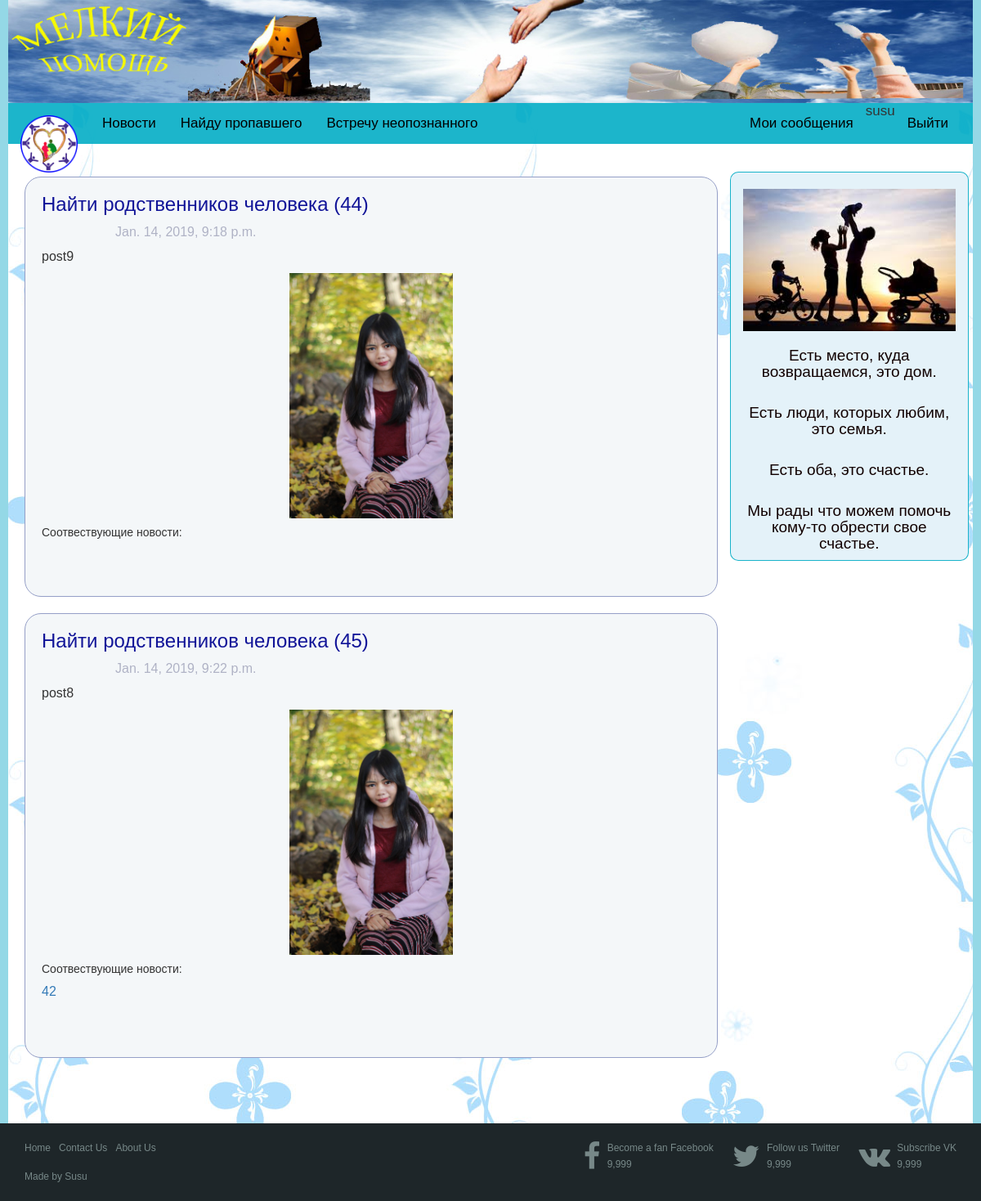
The page /mypost/ (signed in) on the database its author committed.
### find/models.py (models this page shows, shortened)
class Post(models.Model):
    text = models.TextField()
    time = models.DateTimeField(default = datetime.datetime.now())
    found = models.BooleanField(default=False)
    user = models.ForeignKey(settings.AUTH_USER_MODEL, on_delete=models.CASCADE, default=None)
    post_type = models.ForeignKey(Post_type, on_delete=models.CASCADE, default=None)
    relative = models.ForeignKey(Relative, on_delete=models.CASCADE, default=None)
    class Admin: pass

class Post_type(models.Model):
    type_name = models.CharField(max_length=50)
    def __str__(self):
        return self.type_name
    class Admin: pass

class Victim(models.Model):
    date = models.DateField()
    place = models.CharField(max_length=100)
    image = models.ImageField(upload_to=path_and_rename_victim, default = 'images/non.png')
    additional_information = models.CharField(max_length=50, null=True)
    post = models.ForeignKey(Post, on_delete=models.CASCADE, default=None, related_name='victim')
    class Admin: pass

class Match(models.Model):
   missing_person = models.ForeignKey(Missing_person, on_delete=models.CASCADE, related_name="missing_person")
   victim = models.ForeignKey(Victim, on_delete=models.CASCADE, related_name="victim_person")
   exactly = models.BooleanField(default=False)
   class Admin: pass

class Missing_person(models.Model):
    name = models.CharField(max_length=50)
    nickname = models.CharField(max_length=20, null=True)
    birthday = models.DateField()
    missing_place = models.CharField(max_length=100)
    missing_time = models.DateField()
    status = models.CharField(max_length=20)
    image = models.ImageField(upload_to=path_and_rename_missing, default = 'images/non.png')
    post = models.ForeignKey(Post, on_delete=models.CASCADE, default=None, related_name='missing')
    class Admin: pass

### find/views.py (the view)
# urls.py: path('mypost/', views.Mypost.as_view(), name='mypost'),
class Mypost(ListView):
	template_name = 'posts.html'
	context_object_name = 'post'
	paginate_by = 10
	def get_queryset(self):
		return models.Post.objects.filter(user=self.request.user)

### find/models.py (called while the page is built)
    def __str__(self):
        return self.fullname

### templates/posts.html (shortened to what this page needs)
{% extends "template.html" %}
{% block css %}
{% load static %}
<link rel="stylesheet" href="{% static 'css/posts1.css' %}">
{% endblock %}
{% block content %}
	{% for post in object_list %}
		<div class="post content">
			<h3 ><a class="title" href="/post/{{post.id}}">{{post.post_type}} ({{post.id}})</a></h3>
			<p class="time">{{post.time}}</p>
			<p>{{post.text}}</p>
			{% for v in post.victim.all %}
				<div class="image"><img src="{{v.image.url}}" alt=""></div>
				<h5>Соотвествующие новости:</h5>
				{% for vp in v.victim_person.all %}
					<p><a href="/post/{{vp.missing_person.post.id}}">{{vp.missing_person.post.id}}</a></p>
				{% endfor %}
			{% endfor %}
		<br>
		<br>
		</div>
	{% endfor %}
<br>
{% endblock %}

### templates/template.html (shortened to what this page needs)
<!DOCTYPE html>
<html lang="ru">
	<head>
		<link rel="stylesheet" href="https://maxcdn.bootstrapcdn.com/bootstrap/3.3.6/css/bootstrap.min.css">
		<link rel="stylesheet" href="https://cdnjs.cloudflare.com/ajax/libs/font-awesome/4.7.0/css/font-awesome.min.css">
		{% load static %}
		<link rel="stylesheet" href="{% static 'css/template4.css' %}">
		{% block css %}{% endblock %}
	</head>
	<body>
		<div class="background1">
			<div class="banner" width="100%">
				<img width="100%" src="{% static 'images/banner.jpg' %}" alt="">
			</div>
			<div class="background2">
		<nav class="navbar navbar-inverse" role="navigation">
			<div class="container-fluid">
				<div class="navbar-header">
					<a class="navbar-brand" href="/"><img src="{% static 'images/logo2.png' %}" alt=""></a>
				</div>
				<div class="collapse navbar-collapse navbar-ex1-collapse">
					<ul class="nav navbar-nav">
						<li><a href="/posts">Новости</a></li>
						<li><a href="/post_missing">Найду пропавшего</a></li>
						<li><a href="/post_victim">Встречу неопознанного</a></li>
					</ul>
					<ul class="nav navbar-nav navbar-right">
						{% if user.username %}
							<li><a href="/mypost">Мои сообщения</a></li>
							<li><p>{{ user.username }}</p></li>
							<li><a href="{% url 'logout' %}">Выйти</a></li>
						{% else %}
							<li><a href="{% url 'login' %}">Войти</a></li>
							<li><a href="/regis">Регистрация</a></li>
						{% endif %}
					</ul>
				</div>
			</div>
		</nav>
		<div class="container body">
			<div class="row">
				<div class="col-xs-12 col-sm-12 col-md-9 col-lg-9">
					{% block content %}{% endblock %}
				</div>
				<div class="col-xs-12 col-sm-12 col-md-3 col-lg-3 maxim">
					<img src="{% static 'images/family3.jpg' %}" class="img-responsive" alt=""><br>
					<p>Есть место, куда возвращаемся, это дом.</p><br>
					<p>Есть люди, которых любим, это семья.</p><br>
					<p>Есть оба, это счастье.</p><br>
					<p>Мы рады что можем помочь кому-то обрести свое счастье.</p>
				</div>
			</div>
		</div>
	    </div>
	    </div>
	    <footer>
			<div class="bar">
			    <div class="bar-wrap">
			        <ul class="links">
			            <li><a href="/">Home</a></li>
			            <li><a href="#">Contact Us</a></li>
			            <li><a href="/about">About Us</a></li>
			        </ul>
			        <div class="social">
			            <a href="#" class="fb">
			                <span  class="icon fa fa-facebook"></span>
			                <span class="info">
			                    <span class="follow">Become a fan Facebook</span>
			                    <span class="num">9,999</span>
			                </span>
			            </a>
			            <a href="#" class="tw">
			                <span class="icon fa fa-twitter"></span>
			                <span class="info">
			                    <span class="follow">Follow us Twitter</span>
			                    <span class="num">9,999</span>
			                </span>
			            </a>
			            <a href="#" class="rss">
			                <span class="icon fa fa-vk"></span>
			                <span class="info">
			                    <span class="follow">Subscribe VK</span>
			                    <span class="num">9,999</span>
			                </span>
			            </a>
			        </div>
			        <div class="copyright">Made by Susu</div>
			    </div>
			</div>
	    </footer>
	</body>
</html>

### templates/static/css/template4.css (style rules this page uses)
body { font: 13px/20px 'Lucida Grande', Tahoma, Verdana, sans-serif; }
.background2 { background: url(../images/bg.jpg); padding-bottom: 40px; }
.background1 { padding-left: 10px; padding-right: 10px; background-color: #94d8e6; }
.navbar { background-color: #00acc5e3; font-size: 17px; border: 0px; border-radius: 0px; }
.navbar-brand>img { width: 70px; }
.navbar-inverse .navbar-nav>li>a { color: black; }
.content { border: 1px solid #00a4c5; background-color: #f4f7f9; border-radius: 20px; margin-bottom: 20px; margin-top: 14px; padding-left: 20px; padding-right: 20px; padding-bottom: 20px; }
.maxim { border: 1px solid #00acc5e3; padding-top: 20px; border-radius: 10px; color: #110000; background-color: #e4f2f9; margin-top: 14px; text-align: center; font-size: 19px; }
.title { color: #111498; text-align: center; }
.content > p { text-align: justify; }
* { margin: 0; padding: 0; }
body { font-family: 'Verdana', sans-serif; font-size: 16px; }
a { text-decoration: none; -webkit-transition: all .2s linear; -moz-transition: all .2s linear; -ms-transition: all .2s linear; -o-transition: all .2s linear; transition: all .2s linear; }
footer .bar { background-color: #1E2629; padding: 20px 0; }
footer .bar-wrap { font-size: 12px; margin: 0 auto; max-width: 1200px; position: relative; width: 95%; }
.links { float: left; list-style: none outside none; position: relative; }
.links li { float: left; margin-right: 10px; }
.links a { color: #778888; }
.social { position: absolute; right: 0; top: 0; }
.social a { color: #778888; margin-left: 20px; }
.social .icon { display: inline-block; font-size: 36px; margin-right: 5px; vertical-align: middle; -webkit-transition: -webkit-transform .3s linear; -moz-transition: -moz-transform .3s linear; -ms-transition: -ms-transform .3s linear; -o-transition: -o-transform .3s linear; transition: transform .3s linear; }
.social .info { display: inline-block; vertical-align: middle; }
.social .info .follow { display: block; }
.social .info .num { display: block; }
.copyright { color: #778888; margin-top: 5px; }

### templates/static/css/posts1.css (style rules this page uses)
.post { border: 1px solid #959fc7; border-radius: 20px; margin-top: 20px; }
.image { text-align: center; }
.post img { height: 300px; }
.title { color: #111498; }
p.time { color: #afb2c5; padding-left: 90px; }

### rows shown on the page
Post: post_type "Найти родственников человека", id "44", time "Jan. 14, 2019, 9:18 p.m.", text "post9"
Victim: image (picture)
Post: post_type "Найти родственников человека", id "45", time "Jan. 14, 2019, 9:22 p.m.", text "post8"
Victim: image (picture)
Match: missing_person.post.id "42"

### other values the page prints
{{ user.username }} "susu"
